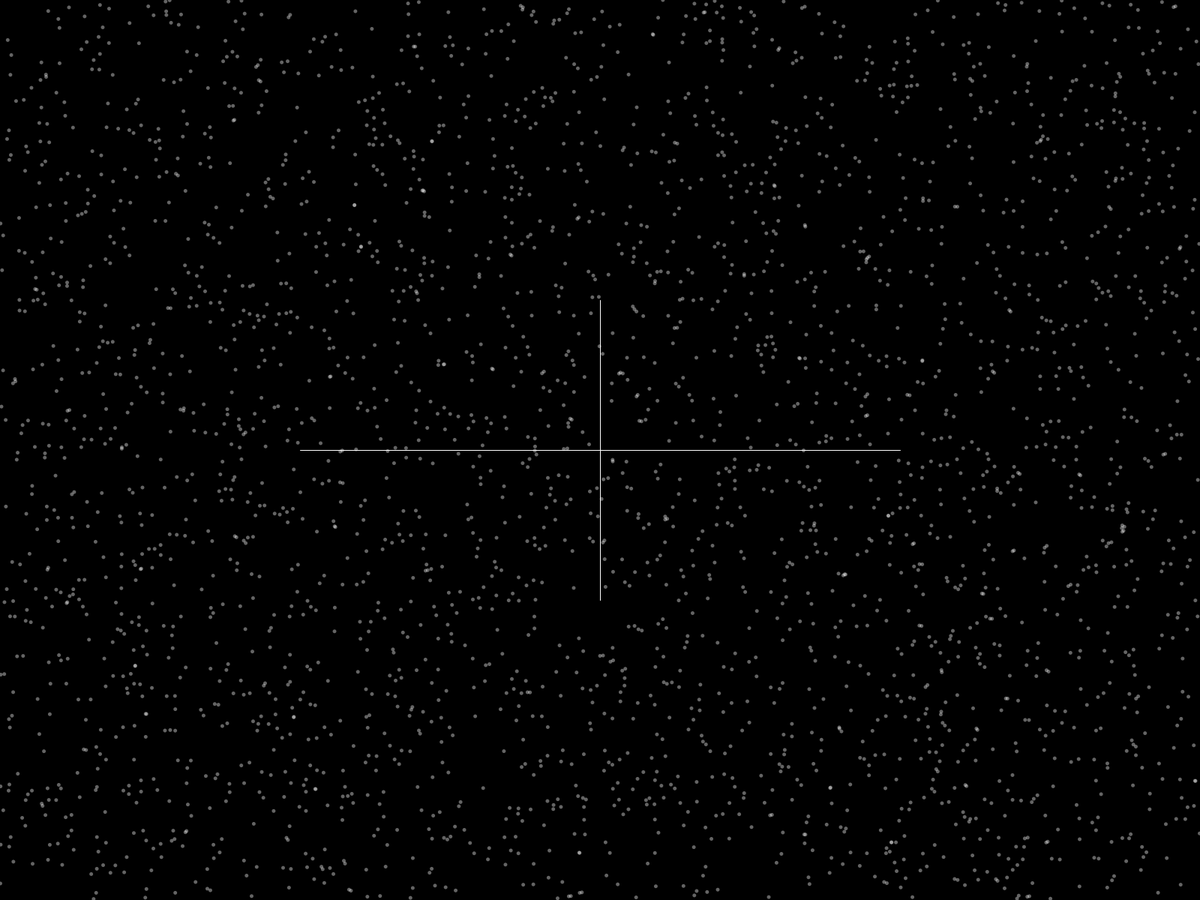
Frame 1 (no input)
Frame 60 (the mouse pressed at the canvas centre just before this capture): identical to frame 1, image omitted
Frame 120 (the mouse held since frame 60 and released just before this capture): identical to frame 1, image omitted

The Processing sketch that drew this single still picture (run headless with seeded random() and noise(); from frame 60 on, the mouse is pressed at the canvas centre):

// Processing sketch: gravBalls
// ── gravBalls.pde
ArrayList<Attractor> attractors = new ArrayList<Attractor>();
ArrayList<Repulsor> repulsors = new ArrayList<Repulsor>();
ArrayList<Particle> particles = new ArrayList<Particle>();

void setup() {
  //size(600, 400);
  fullScreen();
  for (int i = 0; i < 3000; i++) {
    Particle p = new Particle();
    particles.add(p);
  }
}

void draw() {
  background(0);
  stroke(255);
  line(width/2 - 400, height/2, width/2 + 400, height/2);
  line(width/2, height/2 - 200, width/2, height/2 + 200);
  
  noStroke();
  for (int i = 0; i < particles.size(); i++) {
    Particle p = particles.get(i);
    p.update();
    p.show();
  }
  
  for (int i = 0; i < attractors.size(); i++) {
    Attractor a = attractors.get(i);  
    a.show();
    for (int j = 0; j < particles.size(); j++) {
      Particle p = particles.get(j);
      a.attract(p);
    }
  }
  
  for (int i = 0; i < repulsors.size(); i++) {
    Repulsor r = repulsors.get(i);
    r.show();
    for (int j = 0; j < particles.size(); j++) {
      Particle p = particles.get(j);
      r.repel(p);
    }
  }
}

void mousePressed() {
  if (mouseButton == LEFT) {  
    Attractor a = new Attractor(mouseX, mouseY);
    for (int j = 0; j < attractors.size(); j++) {
      Attractor b = attractors.get(j);
      if (attractors.size() > 0 && dist(a.pos.x, a.pos.y, b.pos.x, b.pos.y) <= 50) {
        return;
      }
    }
    attractors.add(a);
  } else if (mouseButton == RIGHT) {
    Repulsor a = new Repulsor(mouseX, mouseY);
    for (int j = 0; j < repulsors.size(); j++) {
      Repulsor b = repulsors.get(j);
      if (repulsors.size() > 0 && dist(a.pos.x, a.pos.y, b.pos.x, b.pos.y) <= 30) {
        return;
      }
    }
    repulsors.add(a);
  }
}                

// ── attractors.pde
class Attractor {
  PVector pos;
  Attractor(float x, float y) {
    pos = new PVector(x, y);
  }

  void show() {
    fill(255);
    noStroke();
    circle(pos.x, pos.y, 50);
  }
  
  void attract(Particle p) {
    float d = dist(pos.x, pos.y, p.pos.x, p.pos.y);
    d = (50 * 5) / (d * d);
    d = constrain(d, 0, 0.01);
    PVector gravitationalPull = new PVector(pos.x, pos.y);
    PVector a = new PVector(p.pos.x, p.pos.y);
    gravitationalPull.sub(a);
    gravitationalPull.setMag(d);
    p.apply(gravitationalPull);
  }
}

// ── particles.pde
class Particle {
  PVector pos = new PVector(random(0, width), random(0, height));
  PVector vel = new PVector(0, 0);

  void show() {
    fill(255, 100);
    circle(pos.x, pos.y, 5);
  }
  
  void update() {
    pos.add(vel);
    vel.limit(3);
  }
  
  void apply(PVector force) {
    vel.add(force);
  }
}

// ── repulsors.pde
class Repulsor {
  PVector pos;
  Repulsor(float x, float y) {
    pos = new PVector(x, y);
  }

  void show() {
    fill(255, 25, 25);
    noStroke();
    circle(pos.x, pos.y, 30);
  }
  
  void repel(Particle p) {
    float d = dist(pos.x, pos.y, p.pos.x, p.pos.y);
    d = (50 * 5) / (d * d);
    d = constrain(d, 0, 0.01);
    PVector gravitationalPull = new PVector(pos.x, pos.y);
    PVector a = new PVector(p.pos.x, p.pos.y);
    gravitationalPull.sub(a);
    gravitationalPull.setMag(-d/5);
    p.apply(gravitationalPull);
  }
}
